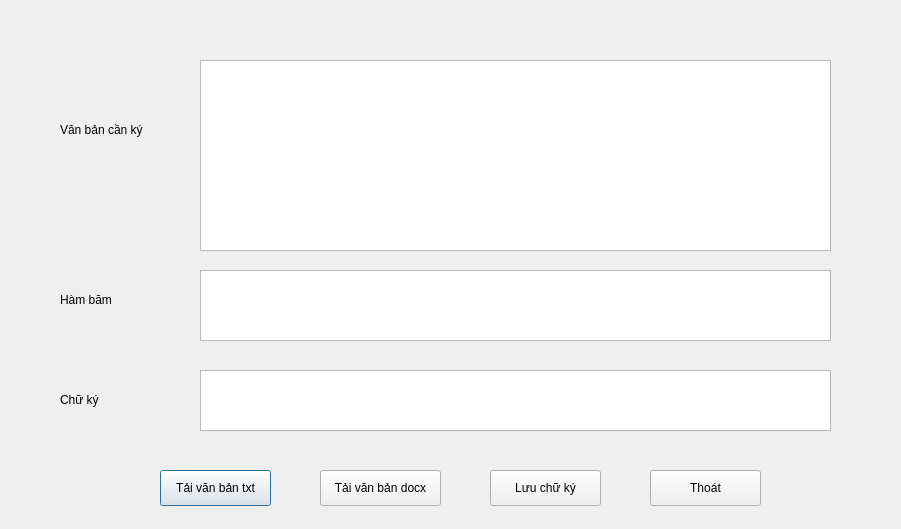
<?xml version="1.0" encoding="UTF-8"?>
<ui version="4.0">
 <class>KyVanBan</class>
 <widget class="QDialog" name="KyVanBan">
  <property name="geometry">
   <rect>
    <x>0</x>
    <y>0</y>
    <width>901</width>
    <height>529</height>
   </rect>
  </property>
  <property name="windowTitle">
   <string>Ký văn bản</string>
  </property>
  <widget class="QLabel" name="label_vanBanCanKy">
   <property name="geometry">
    <rect>
     <x>60</x>
     <y>120</y>
     <width>111</width>
     <height>19</height>
    </rect>
   </property>
   <property name="text">
    <string>Văn bản cần ký</string>
   </property>
  </widget>
  <widget class="QLabel" name="label_hamBam">
   <property name="geometry">
    <rect>
     <x>60</x>
     <y>290</y>
     <width>111</width>
     <height>19</height>
    </rect>
   </property>
   <property name="text">
    <string>Hàm băm</string>
   </property>
  </widget>
  <widget class="QLabel" name="label_chuKy">
   <property name="geometry">
    <rect>
     <x>60</x>
     <y>390</y>
     <width>111</width>
     <height>19</height>
    </rect>
   </property>
   <property name="text">
    <string>Chữ ký</string>
   </property>
  </widget>
  <widget class="QTextBrowser" name="textBrowser_hamBam">
   <property name="geometry">
    <rect>
     <x>200</x>
     <y>270</y>
     <width>631</width>
     <height>71</height>
    </rect>
   </property>
  </widget>
  <widget class="QTextBrowser" name="textBrowser_chuKy">
   <property name="geometry">
    <rect>
     <x>200</x>
     <y>370</y>
     <width>631</width>
     <height>61</height>
    </rect>
   </property>
  </widget>
  <widget class="QPushButton" name="pushButton_taiVanBanTXT">
   <property name="geometry">
    <rect>
     <x>160</x>
     <y>470</y>
     <width>111</width>
     <height>36</height>
    </rect>
   </property>
   <property name="text">
    <string>Tải văn bản txt</string>
   </property>
  </widget>
  <widget class="QPushButton" name="pushButton_taiVanBanDOCX">
   <property name="geometry">
    <rect>
     <x>320</x>
     <y>470</y>
     <width>121</width>
     <height>36</height>
    </rect>
   </property>
   <property name="text">
    <string>Tải văn bản docx</string>
   </property>
  </widget>
  <widget class="QPushButton" name="pushButton_luuChuKy">
   <property name="geometry">
    <rect>
     <x>490</x>
     <y>470</y>
     <width>111</width>
     <height>36</height>
    </rect>
   </property>
   <property name="text">
    <string>Lưu chữ ký</string>
   </property>
  </widget>
  <widget class="QPushButton" name="pushButton_thoat">
   <property name="geometry">
    <rect>
     <x>650</x>
     <y>470</y>
     <width>111</width>
     <height>36</height>
    </rect>
   </property>
   <property name="text">
    <string>Thoát</string>
   </property>
  </widget>
  <widget class="QTextEdit" name="textBrowser_vanBanCanKy">
   <property name="geometry">
    <rect>
     <x>200</x>
     <y>60</y>
     <width>631</width>
     <height>191</height>
    </rect>
   </property>
  </widget>
 </widget>
 <resources/>
 <connections/>
</ui>
